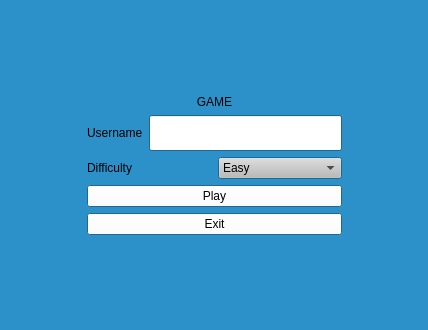
<?xml version="1.0" encoding="UTF-8"?>
<ui version="4.0">
 <class>ViewStart</class>
 <widget class="QMainWindow" name="ViewStart">
  <property name="geometry">
   <rect>
    <x>0</x>
    <y>0</y>
    <width>428</width>
    <height>330</height>
   </rect>
  </property>
  <property name="palette">
   <palette>
    <active>
     <colorrole role="Base">
      <brush brushstyle="SolidPattern">
       <color alpha="255">
        <red>255</red>
        <green>255</green>
        <blue>255</blue>
       </color>
      </brush>
     </colorrole>
     <colorrole role="Window">
      <brush brushstyle="SolidPattern">
       <color alpha="255">
        <red>44</red>
        <green>145</green>
        <blue>200</blue>
       </color>
      </brush>
     </colorrole>
    </active>
    <inactive>
     <colorrole role="Base">
      <brush brushstyle="SolidPattern">
       <color alpha="255">
        <red>255</red>
        <green>255</green>
        <blue>255</blue>
       </color>
      </brush>
     </colorrole>
     <colorrole role="Window">
      <brush brushstyle="SolidPattern">
       <color alpha="255">
        <red>44</red>
        <green>145</green>
        <blue>200</blue>
       </color>
      </brush>
     </colorrole>
    </inactive>
    <disabled>
     <colorrole role="Base">
      <brush brushstyle="SolidPattern">
       <color alpha="255">
        <red>44</red>
        <green>145</green>
        <blue>200</blue>
       </color>
      </brush>
     </colorrole>
     <colorrole role="Window">
      <brush brushstyle="SolidPattern">
       <color alpha="255">
        <red>44</red>
        <green>145</green>
        <blue>200</blue>
       </color>
      </brush>
     </colorrole>
    </disabled>
   </palette>
  </property>
  <property name="windowTitle">
   <string>Start</string>
  </property>
  <widget class="QWidget" name="CentralWidget">
   <layout class="QVBoxLayout" name="verticalLayout">
    <item>
     <spacer name="verticalSpacer">
      <property name="orientation">
       <enum>Qt::Vertical</enum>
      </property>
      <property name="sizeHint" stdset="0">
       <size>
        <width>20</width>
        <height>40</height>
       </size>
      </property>
     </spacer>
    </item>
    <item>
     <layout class="QHBoxLayout" name="HorizontalLayoutInfo">
      <item>
       <spacer name="horizontalSpacer_3">
        <property name="orientation">
         <enum>Qt::Horizontal</enum>
        </property>
        <property name="sizeHint" stdset="0">
         <size>
          <width>40</width>
          <height>20</height>
         </size>
        </property>
       </spacer>
      </item>
      <item>
       <layout class="QVBoxLayout" name="VerticalLayoutInfo">
        <item>
         <widget class="QLabel" name="LabelNameGame">
          <property name="text">
           <string>GAME</string>
          </property>
          <property name="alignment">
           <set>Qt::AlignCenter</set>
          </property>
         </widget>
        </item>
        <item>
         <layout class="QHBoxLayout" name="HorizontalLayoutUser">
          <item>
           <widget class="QLabel" name="LabelUserName">
            <property name="text">
             <string>Username</string>
            </property>
           </widget>
          </item>
          <item>
           <widget class="QLineEdit" name="TextUserName">
            <property name="font">
             <font>
              <family>Bradley Hand ITC</family>
              <pointsize>15</pointsize>
              <weight>50</weight>
              <bold>false</bold>
             </font>
            </property>
            <property name="text">
             <string/>
            </property>
           </widget>
          </item>
         </layout>
        </item>
        <item>
         <layout class="QHBoxLayout" name="HorizontalLayoutDifficulty">
          <item>
           <widget class="QLabel" name="LabelDifficulty">
            <property name="text">
             <string>Difficulty</string>
            </property>
           </widget>
          </item>
          <item>
           <widget class="QComboBox" name="ListDifficulty">
            <property name="palette">
             <palette>
              <active>
               <colorrole role="Button">
                <brush brushstyle="SolidPattern">
                 <color alpha="255">
                  <red>186</red>
                  <green>186</green>
                  <blue>186</blue>
                 </color>
                </brush>
               </colorrole>
              </active>
              <inactive>
               <colorrole role="Button">
                <brush brushstyle="SolidPattern">
                 <color alpha="255">
                  <red>186</red>
                  <green>186</green>
                  <blue>186</blue>
                 </color>
                </brush>
               </colorrole>
              </inactive>
              <disabled>
               <colorrole role="Button">
                <brush brushstyle="SolidPattern">
                 <color alpha="255">
                  <red>186</red>
                  <green>186</green>
                  <blue>186</blue>
                 </color>
                </brush>
               </colorrole>
              </disabled>
             </palette>
            </property>
            <property name="currentText">
             <string>Easy</string>
            </property>
            <item>
             <property name="text">
              <string>Easy</string>
             </property>
            </item>
            <item>
             <property name="text">
              <string>Medium</string>
             </property>
            </item>
            <item>
             <property name="text">
              <string>Hard</string>
             </property>
            </item>
           </widget>
          </item>
         </layout>
        </item>
        <item>
         <widget class="QPushButton" name="PlayButton">
          <property name="palette">
           <palette>
            <active>
             <colorrole role="Button">
              <brush brushstyle="SolidPattern">
               <color alpha="255">
                <red>255</red>
                <green>255</green>
                <blue>255</blue>
               </color>
              </brush>
             </colorrole>
            </active>
            <inactive>
             <colorrole role="Button">
              <brush brushstyle="SolidPattern">
               <color alpha="255">
                <red>255</red>
                <green>255</green>
                <blue>255</blue>
               </color>
              </brush>
             </colorrole>
            </inactive>
            <disabled>
             <colorrole role="Button">
              <brush brushstyle="SolidPattern">
               <color alpha="255">
                <red>255</red>
                <green>255</green>
                <blue>255</blue>
               </color>
              </brush>
             </colorrole>
            </disabled>
           </palette>
          </property>
          <property name="text">
           <string>Play</string>
          </property>
          <property name="shortcut">
           <string>Return</string>
          </property>
         </widget>
        </item>
        <item>
         <widget class="QPushButton" name="ExitButton">
          <property name="palette">
           <palette>
            <active>
             <colorrole role="Button">
              <brush brushstyle="SolidPattern">
               <color alpha="255">
                <red>255</red>
                <green>255</green>
                <blue>255</blue>
               </color>
              </brush>
             </colorrole>
            </active>
            <inactive>
             <colorrole role="Button">
              <brush brushstyle="SolidPattern">
               <color alpha="255">
                <red>255</red>
                <green>255</green>
                <blue>255</blue>
               </color>
              </brush>
             </colorrole>
            </inactive>
            <disabled>
             <colorrole role="Button">
              <brush brushstyle="SolidPattern">
               <color alpha="255">
                <red>255</red>
                <green>255</green>
                <blue>255</blue>
               </color>
              </brush>
             </colorrole>
            </disabled>
           </palette>
          </property>
          <property name="text">
           <string>Exit</string>
          </property>
          <property name="shortcut">
           <string>Ctrl+Q</string>
          </property>
         </widget>
        </item>
       </layout>
      </item>
      <item>
       <spacer name="horizontalSpacer_4">
        <property name="orientation">
         <enum>Qt::Horizontal</enum>
        </property>
        <property name="sizeHint" stdset="0">
         <size>
          <width>40</width>
          <height>20</height>
         </size>
        </property>
       </spacer>
      </item>
     </layout>
    </item>
    <item>
     <spacer name="verticalSpacer_2">
      <property name="orientation">
       <enum>Qt::Vertical</enum>
      </property>
      <property name="sizeHint" stdset="0">
       <size>
        <width>20</width>
        <height>40</height>
       </size>
      </property>
     </spacer>
    </item>
   </layout>
  </widget>
  <widget class="QMenuBar" name="menubar">
   <property name="geometry">
    <rect>
     <x>0</x>
     <y>0</y>
     <width>428</width>
     <height>23</height>
    </rect>
   </property>
  </widget>
 </widget>
 <resources/>
 <connections/>
</ui>
